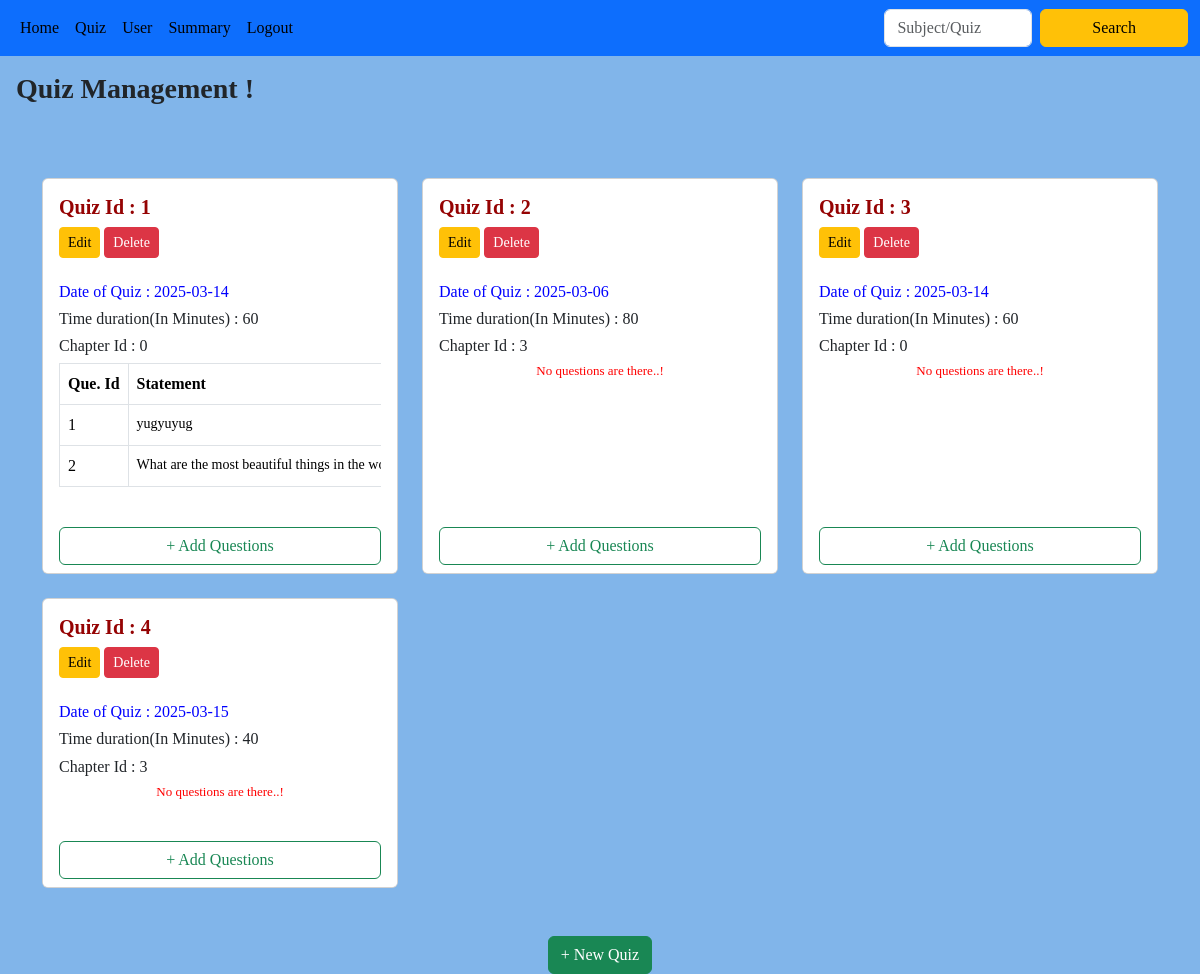
The page /admin_quiz/1 on the database as committed earlier.
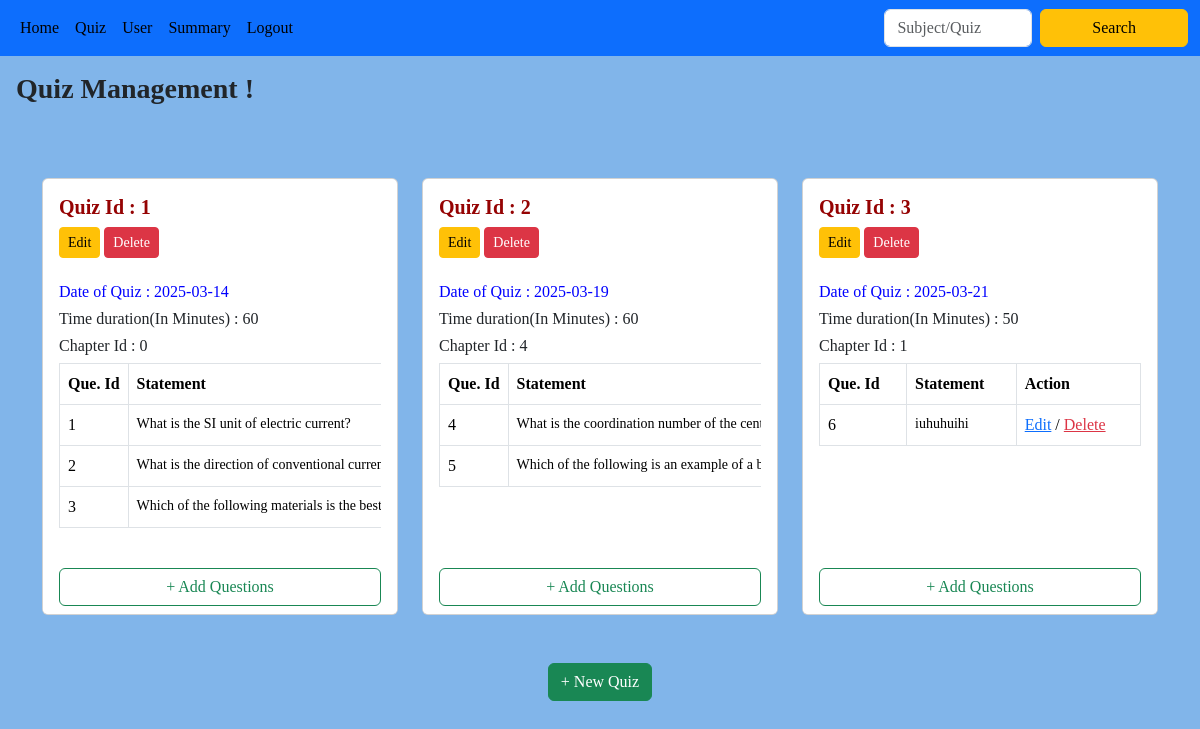
The same page on the database as committed later.
### backend/models.py (models this page shows)
class Quiz(db.Model):
    __tablename__ = "quiz"
    id = db.Column(db.Integer, primary_key=True)
    date_of_quiz = db.Column(db.Date, nullable=False)
    time_duration_minutes = db.Column(db.Integer, nullable=False)
    chapter_id = db.Column(db.Integer, db.ForeignKey("chapter.id"), nullable=False, index=True)
    remark = db.Column(db.String(), nullable=True ,default="No remark")
    questions = db.relationship("Question", cascade="all,delete-orphan", backref="quiz", lazy=True)
    scores = db.relationship("Score", cascade="all,delete-orphan", backref="quiz", lazy=True)

class Question(db.Model):
    __tablename__ = 'question'
    id = db.Column(db.Integer, primary_key=True)
    quiz_id = db.Column(db.Integer, db.ForeignKey('quiz.id'), nullable=False, index=True)
    question_statement = db.Column(db.String(), nullable=False)
    option1 = db.Column(db.String(), nullable=False)
    option2 = db.Column(db.String(), nullable=False)
    option3 = db.Column(db.String(), nullable=False)
    option4 = db.Column(db.String(), nullable=False)
    correct_option = db.Column(db.String(), nullable=False)

### backend/controller.py (the view)
@app.route("/admin_quiz/<id>")
def admin_quiz(id):
    quizzes=get_quiz()
    chapters=get_chapter()
    return render_template("admin_quiz.html",id=id,quizzes=quizzes,chapters=chapters)

### backend/controller.py (called while the page is built)
def get_chapter():
    chapters=Chapter.query.all()
    return chapters

def get_quiz():
    quizzes=Quiz.query.all()
    return quizzes

### templates/admin_quiz.html
{% extends "admin_layout.html" %}
{% block content %}
<h3 class="p-3" style="font-family: 'Times New Roman', Times, serif; font-weight: bold;">
    Quiz Management !
</h3>
<br><br>
{% if quizzes %}
<div class="container">
    <div class="row row-cols-1 row-cols-md-2 row-cols-lg-3 g-4">
        {% for quiz in quizzes %}
        <div class="col">
            <div class="card h-100 d-flex flex-column">
                <div class="card-body flex-grow-1">
                 <h5 class="card-title" style="color: rgb(149, 3, 3); font-weight: bold; font-family: Georgia, 'Times New Roman', Times, serif;">Quiz Id : {{ quiz.id }}</h5>
                 <a href="/edit_quiz/{{quiz.id}}/{{id}}" class="btn btn-sm btn-warning">Edit</a>
                 <a href="/delete_quiz?quiz_id={{quiz.id}}&id={{id}}" class="btn btn-sm btn-danger">Delete</a>
                 <br><br>
                 <h6 style="color: blue;">Date of Quiz : {{quiz.date_of_quiz}}</h6>
                 <h6>Time duration(In Minutes) : {{quiz.time_duration_minutes}}</h6>
                    <div class="table-responsive">
                        <h6>Chapter Id : {{quiz.chapter_id}}</h6>
                        <table class="table table-bordered">
                        {% if quiz.questions %}
                            <thead>
                                <tr>
                                    <th>Que. Id</th>
                                    <th>Statement</th>
                                    <th>Action</th>
                                </tr>
                            </thead>
                            <tbody>
                                 {% for question in quiz.questions%}
                                <tr>
                                    <td>{{question.id}}</td>
                                    <td class="signup-link"><a href="/admin_que/{{question.id}}/{{id}}" style="color: black;">{{question.question_statement}}</a></td>
                                    <td>
                                        <a href="/edit_que/{{quiz.id}}/{{question.id}}/{{id}}" class="text-primary">Edit</a> /
                                        <a href="/delete_question?question_id={{question.id}}&id={{id}}" class="text-danger">Delete</a>
                                    </td>
                                </tr>
                                {%endfor%}
                            </tbody>
                        {%else%}
                            <div>
                              <h4 class="center">No questions are there..!</h4>
                            </div>
                        {%endif%}
                        </table>
                    </div>
                </div>
                <div class="card-footer bg-white border-top-0">
                    <a href="/add_que/{{quiz.id}}/{{id}}" class="btn btn-outline-success w-100">+ Add Questions</a>
                </div>
            </div>
        </div>
        {% endfor %}
    </div>
</div>
{%else%}
  <div>
    <h5 class="center">No Subjects are there..!</h5>
  </div>
{% endif %}
<br><br>
<div class="d-flex justify-content-center">
    <a type="button" class="btn btn-success" href="/add_quiz/{{id}}">+ New Quiz</a>
</div>
{% endblock %}

Rows that differ between the two databases and show on the page:
removed Quiz: id "4", date_of_quiz "2025-03-15", time_duration_minutes "40", chapter_id "3", shows "No questions are there..!"
changed Question id 1: question_statement "yugyuyug" → "What is the SI unit of electric current?"
changed Question id 2: question_statement "What are the most beautiful things in the…" → "What is the direction of conventional…"
added Question: id "3", question_statement "Which of the following materials is the best…", shown under Quiz id 1
changed Quiz id 2: date_of_quiz "2025-03-06" → "2025-03-19"; time_duration_minutes "80" → "60"; chapter_id "3" → "4"; text "No questions are there..!" → "Que. Id Statement"
added Question: id "4", question_statement "What is the coordination number of the…", shown under Quiz id 2
added Question: id "5", question_statement "Which of the following is an example of a…", shown under Quiz id 2
changed Quiz id 3: date_of_quiz "2025-03-14" → "2025-03-21"; time_duration_minutes "60" → "50"; chapter_id "0" → "1"; text "No questions are there..!" → "Que. Id Statement Action"
added Question: id "6", question_statement "iuhuhuihi", shown under Quiz id 3
